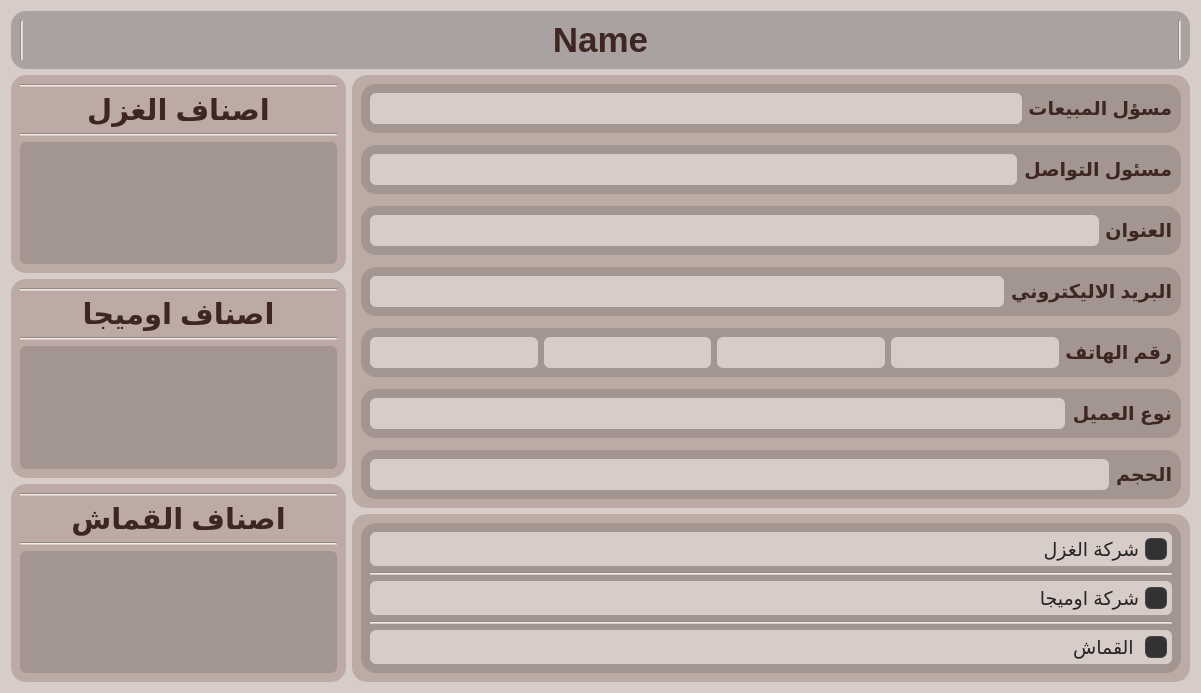
<?xml version="1.0" encoding="UTF-8"?>
<ui version="4.0">
 <class>details</class>
 <widget class="QWidget" name="details">
  <property name="geometry">
   <rect>
    <x>0</x>
    <y>0</y>
    <width>1201</width>
    <height>692</height>
   </rect>
  </property>
  <property name="windowTitle">
   <string>Details</string>
  </property>
  <property name="styleSheet">
   <string notr="true">QToolTip
{
     border: 1px solid black;
     background-color: #ffff;
     padding: 1px;
     border-radius: 3px;
	color: #0000;
     opacity: 100;
}

QWidget
{
    color: #3E2723;
    background-color: #D7CCC8;
}

QWidget:item:hover
{
   background-color: white;
}

QWidget:item:selected
{
   background-color: white;
}
QMenuBar{
	background: #BCAAA4;
}

QMenuBar::item
{
    background: #BCAAA4;
}

QMenuBar::item:selected
{
    background: transparent;
    border: 1px solid #000;
}

QMenuBar::item:pressed
{
	color: #fff;
    background: #BCAAA4;
    border: 1px solid #000;
    background-color: QLinearGradient(
        x1:0, y1:0,
        x2:0, y2:1,
        stop:1 #212121,
        stop:0.4 #343434/*,
        stop:0.2 #343434,
        stop:0.1 #ffaa00*/
    );
    margin-bottom:-1px;
    padding-bottom:1px;
}

QMenu
{
     border: 1px solid #000;
	background-color: #D7CCC8;
	color: #fff;

}

QMenu::item
{
    padding: 2px 20px 2px 20px;
}

QMenu::item:selected
{
	background-color: white;
    color:#000;
}



QWidget:disabled
{
    color: #404040;
    background-color: #323232;
}

QAbstractItemView
{
    background-color: QLinearGradient( x1: 0, y1: 0, x2: 0, y2: 1, stop: 0 #4d4d4d, stop: 0.1 #646464, stop: 1 #5d5d5d);
}

QWidget:focus
{
    /*border: 2px solid QLinearGradient( x1: 0, y1: 0, x2: 0, y2: 1, stop: 0 #ffa02f, stop: 1 #d7801a);*/
}

QLineEdit
{
   /* background-color: QLinearGradient( x1: 0, y1: 0, x2: 0, y2: 1, stop: 0 #4d4d4d, stop: 0 #646464, stop: 1 #5d5d5d);
    padding: 1px;
    border-style: solid;
    border: 1px solid #1e1e1e;
    border-radius: 5;*/

background-color: #D7CCC8;
border-width: 1px;
border-color: #1e1e1e;
border-radius: 6;
padding: 3px;
padding-left: 5px;
padding-right: 5px;
}

QPushButton
{
    color: #b1b1b1;
    background-color: QLinearGradient( x1: 0, y1: 0, x2: 0, y2: 1, stop: 0 #565656, stop: 0.1 #525252, stop: 0.5 #4e4e4e, stop: 0.9 #4a4a4a, stop: 1 #464646);
    border-width: 1px;
    border-color: #1e1e1e;
    border-style: solid;
    border-radius: 6;
    padding: 3px;
    padding-left: 5px;
    padding-right: 5px;
}

QPushButton:pressed
{
    background-color: QLinearGradient( x1: 0, y1: 0, x2: 0, y2: 1, stop: 0 #2d2d2d, stop: 0.1 #2b2b2b, stop: 0.5 #292929, stop: 0.9 #282828, stop: 1 #252525);
}

QComboBox
{
    selection-background-color: #000;
    background-color: QLinearGradient( x1: 0, y1: 0, x2: 0, y2: 1, stop: 0 #565656, stop: 0.1 #525252, stop: 0.5 #4e4e4e, stop: 0.9 #4a4a4a, stop: 1 #464646);
    border-style: solid;
    border: 1px solid #1e1e1e;
    border-radius: 5;
}

QComboBox:hover,QPushButton:hover
{
 /*   border: 2px solid QLinearGradient( x1: 0, y1: 0, x2: 0, y2: 1, stop: 0 #ffa02f, stop: 1 #d7801a);*/
}


QComboBox:on
{
    padding-top: 3px;
    padding-left: 4px;
   /* background-color: QLinearGradient( x1: 0, y1: 0, x2: 0, y2: 1, stop: 0 #2d2d2d, stop: 0.1 #2b2b2b, stop: 0.5 #292929, stop: 0.9 #282828, stop: 1 #252525);*/
    selection-background-color: #000;
}

QComboBox QAbstractItemView
{
    border: 2px solid darkgray;
   /* selection-background-color: QLinearGradient( x1: 0, y1: 0, x2: 0, y2: 1, stop: 0 #ffa02f, stop: 1 #d7801a);*/
}

QComboBox::drop-down
{
     subcontrol-origin: padding;
     subcontrol-position: top right;
     width: 15px;

     border-left-width: 0px;
     border-left-color: darkgray;
     border-left-style: solid; /* just a single line */
     border-top-right-radius: 3px; /* same radius as the QComboBox */
     border-bottom-right-radius: 3px;
 }

QComboBox::down-arrow
{

background-color: #000000 ;
color: #FFFFFF;
}

QLabel{
background-color:rgba(66,66,66,0%);
border-radius: 5px;

}

QGroupBox{
  background-color: #BCAAA4;
  border-radius:15px;

}



QGroupBox:focus
{
border: 2px solid QLinearGradient( x1: 0, y1: 0, x2: 0, y2: 1, stop: 0 #ffa02f, stop: 1 #d7801a);
}

QTextEdit:focus
{
    border: 2px solid QLinearGradient( x1: 0, y1: 0, x2: 0, y2: 1, stop: 0 #ffa02f, stop: 1 #d7801a);
}

QScrollBar:horizontal {
     border: 1px solid #222222;
     background: QLinearGradient( x1: 0, y1: 0, x2: 0, y2: 1, stop: 0.0 #121212, stop: 0.2 #282828, stop: 1 #484848);
     height: 7px;
     margin: 0px 16px 0 16px;
}

QScrollBar::handle:horizontal
{
      background: QLinearGradient( x1: 0, y1: 0, x2: 1, y2: 0, stop: 0 #ffa02f, stop: 0.5 #d7801a, stop: 1 #ffa02f);
      min-height: 20px;
      border-radius: 2px;
}

QScrollBar::add-line:horizontal {
      border: 1px solid #1b1b19;
      border-radius: 2px;
      background: QLinearGradient( x1: 0, y1: 0, x2: 1, y2: 0, stop: 0 #ffa02f, stop: 1 #d7801a);
      width: 14px;
      subcontrol-position: right;
      subcontrol-origin: margin;
}

QScrollBar::sub-line:horizontal {
      border: 1px solid #1b1b19;
      border-radius: 2px;
      background: QLinearGradient( x1: 0, y1: 0, x2: 1, y2: 0, stop: 0 #ffa02f, stop: 1 #d7801a);
      width: 14px;
     subcontrol-position: left;
     subcontrol-origin: margin;
}

QScrollBar::right-arrow:horizontal, QScrollBar::left-arrow:horizontal
{
      border: 1px solid black;
      width: 1px;
      height: 1px;
      background: white;
}

QScrollBar::add-page:horizontal, QScrollBar::sub-page:horizontal
{
      background: none;
}

QScrollBar:vertical
{
      background: QLinearGradient( x1: 0, y1: 0, x2: 1, y2: 0, stop: 0.0 #121212, stop: 0.2 #282828, stop: 1 #484848);
      width: 7px;
      margin: 16px 0 16px 0;
      border: 1px solid #222222;
}

QScrollBar::handle:vertical
{
      background: QLinearGradient( x1: 0, y1: 0, x2: 0, y2: 1, stop: 0 #ffa02f, stop: 0.5 #d7801a, stop: 1 #ffa02f);
      min-height: 20px;
      border-radius: 2px;
}

QScrollBar::add-line:vertical
{
      border: 1px solid #1b1b19;
      border-radius: 2px;
      background: QLinearGradient( x1: 0, y1: 0, x2: 0, y2: 1, stop: 0 #ffa02f, stop: 1 #d7801a);
      height: 14px;
      subcontrol-position: bottom;
      subcontrol-origin: margin;
}

QScrollBar::sub-line:vertical
{
      border: 1px solid #1b1b19;
      border-radius: 2px;
      background: QLinearGradient( x1: 0, y1: 0, x2: 0, y2: 1, stop: 0 #d7801a, stop: 1 #ffa02f);
      height: 14px;
      subcontrol-position: top;
      subcontrol-origin: margin;
}

QScrollBar::up-arrow:vertical, QScrollBar::down-arrow:vertical
{
      border: 1px solid black;
      width: 1px;
      height: 1px;
      background: white;
}


QScrollBar::add-page:vertical, QScrollBar::sub-page:vertical
{
      background: none;
}

QTextEdit
{
    background-color: #242424;
}

QPlainTextEdit
{
    background-color: #242424;
}

QHeaderView::section
{
    background-color: QLinearGradient(x1:0, y1:0, x2:0, y2:1, stop:0 #616161, stop: 0.5 #505050, stop: 0.6 #434343, stop:1 #656565);
    color: white;
    padding-left: 4px;
    border: 1px solid #6c6c6c;
}

QCheckBox:disabled
{
color: #242424;
 background-color: #D7CCC8;
}

QDockWidget::title
{
    text-align: center;
    spacing: 3px; /* spacing between items in the tool bar */
    background-color: QLinearGradient(x1:0, y1:0, x2:0, y2:1, stop:0 #323232, stop: 0.5 #242424, stop:1 #323232);
}

QDockWidget::close-button, QDockWidget::float-button
{
    text-align: center;
    spacing: 1px; /* spacing between items in the tool bar */
    background-color: QLinearGradient(x1:0, y1:0, x2:0, y2:1, stop:0 #323232, stop: 0.5 #242424, stop:1 #323232);
}

QDockWidget::close-button:hover, QDockWidget::float-button:hover
{
    background: #242424;
}

QDockWidget::close-button:pressed, QDockWidget::float-button:pressed
{
    padding: 1px -1px -1px 1px;
}

QMainWindow::separator
{
    background-color: QLinearGradient(x1:0, y1:0, x2:0, y2:1, stop:0 #161616, stop: 0.5 #151515, stop: 0.6 #212121, stop:1 #343434);
    color: white;
    padding-left: 4px;
    border: 1px solid #4c4c4c;
    spacing: 3px; /* spacing between items in the tool bar */
}

QMainWindow::separator:hover
{

    background-color: QLinearGradient(x1:0, y1:0, x2:0, y2:1, stop:0 #d7801a, stop:0.5 #b56c17 stop:1 #ffa02f);
    color: white;
    padding-left: 4px;
    border: 1px solid #6c6c6c;
    spacing: 3px; /* spacing between items in the tool bar */
}

QToolBar::handle
{
     spacing: 3px; /* spacing between items in the tool bar */
     background: url(:/images/handle.png);
}

QMenu::separator
{
    height: 2px;
    background-color: QLinearGradient(x1:0, y1:0, x2:0, y2:1, stop:0 #161616, stop: 0.5 #151515, stop: 0.6 #212121, stop:1 #343434);
    color: white;
    padding-left: 4px;
    margin-left: 10px;
    margin-right: 5px;
}


QTabBar::tab {
    color: #b1b1b1;
    border: 1px solid #444;
    border-bottom-style: none;
    background-color: #323232;
    padding-left: 10px;
    padding-right: 10px;
    padding-top: 3px;
    padding-bottom: 2px;
    margin-right: -1px;
}

QProgressBar
{
    border: 2px solid grey;
    border-radius: 5px;
    text-align: center;
}

QProgressBar::chunk
{
    background-color: #3E2723;
    width: 5px;
	border-radius: 5px;
    margin: 0.5px;
}


QTabWidget::pane {
    border: 1px solid #444;
    top: 1px;
}

QTabBar::tab:last
{
    margin-right: 0; /* the last selected tab has nothing to overlap with on the right */
    border-top-right-radius: 3px;
}

QTabBar::tab:first:!selected
{
 margin-left: 0px; /* the last selected tab has nothing to overlap with on the right */


    border-top-left-radius: 3px;
}

QTabBar::tab:!selected
{
    color: #b1b1b1;
    border-bottom-style: solid;
    margin-top: 3px;
    background-color: QLinearGradient(x1:0, y1:0, x2:0, y2:1, stop:1 #212121, stop:.4 #343434);
}

QTabBar::tab:selected
{
    border-top-left-radius: 3px;
    border-top-right-radius: 3px;
    margin-bottom: 0px;
}

QTabBar::tab:!selected:hover
{
    /*border-top: 2px solid #ffaa00;
    padding-bottom: 3px;*/
    border-top-left-radius: 3px;
    border-top-right-radius: 3px;
    background-color: QLinearGradient(x1:0, y1:0, x2:0, y2:1, stop:1 #212121, stop:0.4 #343434, stop:0.2 #343434, stop:0.1 #ffaa00);
}

QRadioButton{
background-color:rgba(66,66,66,0%);

}

QRadioButton::indicator:checked, QRadioButton::indicator:unchecked{
    color: #b1b1b1;
    background-color: #323232;
    border: 1px solid #b1b1b1;
    border-radius: 6px;
}

QRadioButton::indicator:checked
{
    background-color: qradialgradient(
        cx: 0.5, cy: 0.5,
        fx: 0.5, fy: 0.5,
        radius: 1.0,
        stop: 0.25 #ffaa00,
        stop: 0.3 #323232
    );
}

QCheckBox::indicator{
    color: #b1b1b1;
    background-color: #323232;
    border: 1px solid #b1b1b1;
    width: 20px;
    height: 20px;
	border-radius: 6;
}

QRadioButton::indicator
{
    border-radius: 6px;
}

QRadioButton::indicator:hover, QCheckBox::indicator:hover
{
    border: 1px solid #ffaa00;
}

QCheckBox
{
	border-radius: 6;
	padding:5px

}

QCheckBox::indicator:checked
{
	
    background-color: qradialgradient(
        cx: 0.5, cy: 0.5,
        fx: 0.5, fy: 0.5,
        radius: 1.0,
        stop: 0.25 #ffaa00,
        stop: 0.3 #323232
    );
}

QCheckBox::indicator:disabled, QRadioButton::indicator:disabled
{
    border: 1px solid #444;
}</string>
  </property>
  <layout class="QVBoxLayout" name="verticalLayout">
   <item>
    <widget class="QGroupBox" name="groupBox_13">
     <property name="styleSheet">
      <string notr="true">QGroupBox{
 background-color:rgba(66,66,66,30%);
}</string>
     </property>
     <property name="title">
      <string/>
     </property>
     <layout class="QHBoxLayout" name="horizontalLayout_11" stretch="0,0,0">
      <item>
       <widget class="Line" name="line_10">
        <property name="orientation">
         <enum>Qt::Vertical</enum>
        </property>
       </widget>
      </item>
      <item>
       <widget class="QLabel" name="lblName">
        <property name="font">
         <font>
          <pointsize>26</pointsize>
          <weight>75</weight>
          <bold>true</bold>
         </font>
        </property>
        <property name="text">
         <string>Name</string>
        </property>
        <property name="alignment">
         <set>Qt::AlignCenter</set>
        </property>
       </widget>
      </item>
      <item>
       <widget class="Line" name="line_26">
        <property name="orientation">
         <enum>Qt::Vertical</enum>
        </property>
       </widget>
      </item>
     </layout>
    </widget>
   </item>
   <item>
    <layout class="QHBoxLayout" name="horizontalLayout_4" stretch="2,5">
     <item>
      <layout class="QVBoxLayout" name="verticalLayout_28">
       <item>
        <widget class="QGroupBox" name="groupBox_19">
         <property name="title">
          <string/>
         </property>
         <layout class="QVBoxLayout" name="verticalLayout_11">
          <item>
           <widget class="Line" name="line_42">
            <property name="orientation">
             <enum>Qt::Horizontal</enum>
            </property>
           </widget>
          </item>
          <item>
           <widget class="QLabel" name="label_42">
            <property name="font">
             <font>
              <pointsize>22</pointsize>
              <weight>75</weight>
              <bold>true</bold>
             </font>
            </property>
            <property name="text">
             <string>اصناف الغزل</string>
            </property>
            <property name="alignment">
             <set>Qt::AlignCenter</set>
            </property>
           </widget>
          </item>
          <item>
           <widget class="Line" name="line_43">
            <property name="orientation">
             <enum>Qt::Horizontal</enum>
            </property>
           </widget>
          </item>
          <item>
           <widget class="QTableWidget" name="twYarn">
            <property name="font">
             <font>
              <pointsize>20</pointsize>
             </font>
            </property>
            <property name="styleSheet">
             <string notr="true">QTableWidget{
 background-color:rgba(66,66,66,20%);
border-radius: 6;
padding: 3px;
padding-left: 5px;
padding-right: 5px;
color: #000;
}
QTableWidget:item:hover{
	background-color: white;
	color: #000;
}

QTableWidget:item:selected
{
	background-color: white;
	color: #000;
}


</string>
            </property>
            <property name="editTriggers">
             <set>QAbstractItemView::NoEditTriggers</set>
            </property>
            <property name="tabKeyNavigation">
             <bool>false</bool>
            </property>
            <property name="showDropIndicator" stdset="0">
             <bool>false</bool>
            </property>
            <property name="dragDropOverwriteMode">
             <bool>false</bool>
            </property>
            <property name="selectionMode">
             <enum>QAbstractItemView::NoSelection</enum>
            </property>
           </widget>
          </item>
         </layout>
        </widget>
       </item>
       <item>
        <widget class="QGroupBox" name="groupBox_14">
         <property name="title">
          <string/>
         </property>
         <layout class="QVBoxLayout" name="verticalLayout_4">
          <item>
           <widget class="Line" name="line_27">
            <property name="orientation">
             <enum>Qt::Horizontal</enum>
            </property>
           </widget>
          </item>
          <item>
           <widget class="QLabel" name="label_17">
            <property name="font">
             <font>
              <pointsize>22</pointsize>
              <weight>75</weight>
              <bold>true</bold>
             </font>
            </property>
            <property name="text">
             <string>اصناف اوميجا</string>
            </property>
            <property name="alignment">
             <set>Qt::AlignCenter</set>
            </property>
           </widget>
          </item>
          <item>
           <widget class="Line" name="line_28">
            <property name="orientation">
             <enum>Qt::Horizontal</enum>
            </property>
           </widget>
          </item>
          <item>
           <widget class="QTableWidget" name="twOmega">
            <property name="font">
             <font>
              <pointsize>20</pointsize>
             </font>
            </property>
            <property name="styleSheet">
             <string notr="true">QTableWidget{
 background-color:rgba(66,66,66,20%);
border-radius: 6;
padding: 3px;
padding-left: 5px;
padding-right: 5px;
color: #000;
}
QTableWidget:item:hover{
	background-color: white;
	color: #000;
}

QTableWidget:item:selected
{
	background-color: white;
	color: #000;
}


</string>
            </property>
            <property name="editTriggers">
             <set>QAbstractItemView::NoEditTriggers</set>
            </property>
            <property name="tabKeyNavigation">
             <bool>false</bool>
            </property>
            <property name="showDropIndicator" stdset="0">
             <bool>false</bool>
            </property>
            <property name="dragDropOverwriteMode">
             <bool>false</bool>
            </property>
            <property name="selectionMode">
             <enum>QAbstractItemView::NoSelection</enum>
            </property>
           </widget>
          </item>
         </layout>
        </widget>
       </item>
       <item>
        <widget class="QGroupBox" name="groupBox_15">
         <property name="title">
          <string/>
         </property>
         <layout class="QVBoxLayout" name="verticalLayout_10">
          <item>
           <widget class="Line" name="line_40">
            <property name="orientation">
             <enum>Qt::Horizontal</enum>
            </property>
           </widget>
          </item>
          <item>
           <widget class="QLabel" name="label_41">
            <property name="font">
             <font>
              <pointsize>22</pointsize>
              <weight>75</weight>
              <bold>true</bold>
             </font>
            </property>
            <property name="text">
             <string>اصناف القماش</string>
            </property>
            <property name="alignment">
             <set>Qt::AlignCenter</set>
            </property>
           </widget>
          </item>
          <item>
           <widget class="Line" name="line_41">
            <property name="orientation">
             <enum>Qt::Horizontal</enum>
            </property>
           </widget>
          </item>
          <item>
           <widget class="QTableWidget" name="twCloth">
            <property name="font">
             <font>
              <pointsize>20</pointsize>
             </font>
            </property>
            <property name="styleSheet">
             <string notr="true">QTableWidget{
 background-color:rgba(66,66,66,20%);
border-radius: 6;
padding: 3px;
padding-left: 5px;
padding-right: 5px;
color: #000;
}
QTableWidget:item:hover{
	background-color: white;
	color: #000;
}

QTableWidget:item:selected
{
	background-color: white;
	color: #000;
}


</string>
            </property>
            <property name="editTriggers">
             <set>QAbstractItemView::NoEditTriggers</set>
            </property>
            <property name="tabKeyNavigation">
             <bool>false</bool>
            </property>
            <property name="showDropIndicator" stdset="0">
             <bool>false</bool>
            </property>
            <property name="dragDropOverwriteMode">
             <bool>false</bool>
            </property>
            <property name="selectionMode">
             <enum>QAbstractItemView::NoSelection</enum>
            </property>
           </widget>
          </item>
         </layout>
        </widget>
       </item>
      </layout>
     </item>
     <item>
      <layout class="QVBoxLayout" name="verticalLayout_27">
       <item>
        <widget class="QGroupBox" name="groupBox_54">
         <property name="title">
          <string/>
         </property>
         <layout class="QVBoxLayout" name="verticalLayout_5" stretch="1,0,0,0,1,0,0">
          <property name="spacing">
           <number>12</number>
          </property>
          <item>
           <widget class="QGroupBox" name="groupBox_4">
            <property name="styleSheet">
             <string notr="true">QGroupBox{
 background-color:rgba(66,66,66,20%);
}</string>
            </property>
            <property name="title">
             <string/>
            </property>
            <layout class="QHBoxLayout" name="horizontalLayout_3">
             <item>
              <widget class="QLineEdit" name="txtSlaesP">
               <property name="enabled">
                <bool>true</bool>
               </property>
               <property name="font">
                <font>
                 <pointsize>14</pointsize>
                </font>
               </property>
               <property name="readOnly">
                <bool>true</bool>
               </property>
              </widget>
             </item>
             <item>
              <widget class="QLabel" name="label_9">
               <property name="font">
                <font>
                 <pointsize>14</pointsize>
                 <weight>75</weight>
                 <bold>true</bold>
                </font>
               </property>
               <property name="text">
                <string>مسؤل المبيعات</string>
               </property>
              </widget>
             </item>
            </layout>
           </widget>
          </item>
          <item>
           <widget class="QGroupBox" name="groupBox_20">
            <property name="styleSheet">
             <string notr="true">QGroupBox{
 background-color:rgba(66,66,66,20%);
}</string>
            </property>
            <property name="title">
             <string/>
            </property>
            <layout class="QHBoxLayout" name="horizontalLayout_8">
             <item>
              <widget class="QLineEdit" name="txtAdmin">
               <property name="font">
                <font>
                 <pointsize>14</pointsize>
                </font>
               </property>
               <property name="readOnly">
                <bool>true</bool>
               </property>
              </widget>
             </item>
             <item>
              <widget class="QLabel" name="label_22">
               <property name="font">
                <font>
                 <pointsize>14</pointsize>
                 <weight>75</weight>
                 <bold>true</bold>
                </font>
               </property>
               <property name="text">
                <string>مسئول التواصل</string>
               </property>
              </widget>
             </item>
            </layout>
           </widget>
          </item>
          <item>
           <widget class="QGroupBox" name="groupBox_42">
            <property name="styleSheet">
             <string notr="true">QGroupBox{
 background-color:rgba(66,66,66,20%);
}</string>
            </property>
            <property name="title">
             <string/>
            </property>
            <layout class="QHBoxLayout" name="horizontalLayout_9">
             <item>
              <widget class="QLineEdit" name="txtAdrress">
               <property name="font">
                <font>
                 <pointsize>14</pointsize>
                </font>
               </property>
               <property name="readOnly">
                <bool>true</bool>
               </property>
              </widget>
             </item>
             <item>
              <widget class="QLabel" name="label_14">
               <property name="font">
                <font>
                 <pointsize>14</pointsize>
                 <weight>75</weight>
                 <bold>true</bold>
                </font>
               </property>
               <property name="text">
                <string>العنوان</string>
               </property>
              </widget>
             </item>
            </layout>
           </widget>
          </item>
          <item>
           <widget class="QGroupBox" name="groupBox_44">
            <property name="styleSheet">
             <string notr="true">QGroupBox{
 background-color:rgba(66,66,66,20%);
}</string>
            </property>
            <property name="title">
             <string/>
            </property>
            <layout class="QHBoxLayout" name="horizontalLayout_15">
             <item>
              <widget class="QLineEdit" name="txtMail">
               <property name="font">
                <font>
                 <pointsize>14</pointsize>
                </font>
               </property>
               <property name="readOnly">
                <bool>true</bool>
               </property>
              </widget>
             </item>
             <item>
              <widget class="QLabel" name="label_20">
               <property name="font">
                <font>
                 <pointsize>14</pointsize>
                 <weight>75</weight>
                 <bold>true</bold>
                </font>
               </property>
               <property name="text">
                <string>البريد الاليكتروني</string>
               </property>
              </widget>
             </item>
            </layout>
           </widget>
          </item>
          <item>
           <widget class="QGroupBox" name="groupBox_41">
            <property name="styleSheet">
             <string notr="true">QGroupBox{
 background-color:rgba(66,66,66,20%);
}</string>
            </property>
            <property name="title">
             <string/>
            </property>
            <layout class="QHBoxLayout" name="horizontalLayout_5">
             <item>
              <widget class="QLineEdit" name="txtPhone4">
               <property name="font">
                <font>
                 <pointsize>14</pointsize>
                </font>
               </property>
               <property name="alignment">
                <set>Qt::AlignJustify|Qt::AlignVCenter</set>
               </property>
               <property name="readOnly">
                <bool>true</bool>
               </property>
              </widget>
             </item>
             <item>
              <widget class="QLineEdit" name="txtPhone3">
               <property name="font">
                <font>
                 <pointsize>14</pointsize>
                </font>
               </property>
               <property name="alignment">
                <set>Qt::AlignJustify|Qt::AlignVCenter</set>
               </property>
               <property name="readOnly">
                <bool>true</bool>
               </property>
              </widget>
             </item>
             <item>
              <widget class="QLineEdit" name="txtPhone2">
               <property name="font">
                <font>
                 <pointsize>14</pointsize>
                </font>
               </property>
               <property name="alignment">
                <set>Qt::AlignJustify|Qt::AlignVCenter</set>
               </property>
               <property name="readOnly">
                <bool>true</bool>
               </property>
              </widget>
             </item>
             <item>
              <widget class="QLineEdit" name="txtPhone1">
               <property name="font">
                <font>
                 <pointsize>14</pointsize>
                </font>
               </property>
               <property name="alignment">
                <set>Qt::AlignJustify|Qt::AlignVCenter</set>
               </property>
              </widget>
             </item>
             <item>
              <widget class="QLabel" name="label_11">
               <property name="font">
                <font>
                 <pointsize>14</pointsize>
                 <weight>75</weight>
                 <bold>true</bold>
                </font>
               </property>
               <property name="text">
                <string>رقم الهاتف</string>
               </property>
              </widget>
             </item>
            </layout>
           </widget>
          </item>
          <item>
           <widget class="QGroupBox" name="groupBox_52">
            <property name="styleSheet">
             <string notr="true">QGroupBox{
 background-color:rgba(66,66,66,20%);
}</string>
            </property>
            <property name="title">
             <string/>
            </property>
            <layout class="QHBoxLayout" name="horizontalLayout_38">
             <item>
              <widget class="QLineEdit" name="txtCustType">
               <property name="font">
                <font>
                 <pointsize>14</pointsize>
                </font>
               </property>
               <property name="readOnly">
                <bool>true</bool>
               </property>
              </widget>
             </item>
             <item>
              <widget class="QLabel" name="label_40">
               <property name="font">
                <font>
                 <pointsize>14</pointsize>
                 <weight>75</weight>
                 <bold>true</bold>
                </font>
               </property>
               <property name="text">
                <string>نوع العميل</string>
               </property>
              </widget>
             </item>
            </layout>
           </widget>
          </item>
          <item>
           <widget class="QGroupBox" name="groupBox_25">
            <property name="styleSheet">
             <string notr="true">QGroupBox{
 background-color:rgba(66,66,66,20%);
}</string>
            </property>
            <property name="title">
             <string/>
            </property>
            <layout class="QHBoxLayout" name="horizontalLayout_17">
             <item>
              <widget class="QLineEdit" name="txtSize">
               <property name="font">
                <font>
                 <pointsize>14</pointsize>
                </font>
               </property>
               <property name="readOnly">
                <bool>true</bool>
               </property>
              </widget>
             </item>
             <item>
              <widget class="QLabel" name="label_24">
               <property name="font">
                <font>
                 <pointsize>14</pointsize>
                 <weight>75</weight>
                 <bold>true</bold>
                </font>
               </property>
               <property name="text">
                <string>الحجم</string>
               </property>
              </widget>
             </item>
            </layout>
           </widget>
          </item>
         </layout>
        </widget>
       </item>
       <item>
        <widget class="QGroupBox" name="groupBox_16">
         <property name="title">
          <string/>
         </property>
         <layout class="QVBoxLayout" name="verticalLayout_12">
          <item>
           <widget class="QGroupBox" name="groupBox_24">
            <property name="layoutDirection">
             <enum>Qt::RightToLeft</enum>
            </property>
            <property name="styleSheet">
             <string notr="true">QGroupBox{
 background-color:rgba(66,66,66,20%);
}</string>
            </property>
            <property name="title">
             <string/>
            </property>
            <layout class="QVBoxLayout" name="verticalLayout_9" stretch="0,0,0,0,0">
             <item>
              <widget class="QCheckBox" name="cbYarn">
               <property name="enabled">
                <bool>false</bool>
               </property>
               <property name="sizePolicy">
                <sizepolicy hsizetype="Minimum" vsizetype="Fixed">
                 <horstretch>0</horstretch>
                 <verstretch>0</verstretch>
                </sizepolicy>
               </property>
               <property name="font">
                <font>
                 <pointsize>14</pointsize>
                </font>
               </property>
               <property name="text">
                <string>شركة الغزل</string>
               </property>
               <property name="checkable">
                <bool>true</bool>
               </property>
              </widget>
             </item>
             <item>
              <widget class="Line" name="line_4">
               <property name="orientation">
                <enum>Qt::Horizontal</enum>
               </property>
              </widget>
             </item>
             <item>
              <widget class="QCheckBox" name="cbOmega">
               <property name="enabled">
                <bool>false</bool>
               </property>
               <property name="sizePolicy">
                <sizepolicy hsizetype="Minimum" vsizetype="Fixed">
                 <horstretch>0</horstretch>
                 <verstretch>0</verstretch>
                </sizepolicy>
               </property>
               <property name="font">
                <font>
                 <pointsize>14</pointsize>
                </font>
               </property>
               <property name="text">
                <string>شركة اوميجا</string>
               </property>
               <property name="checkable">
                <bool>true</bool>
               </property>
              </widget>
             </item>
             <item>
              <widget class="Line" name="line_6">
               <property name="orientation">
                <enum>Qt::Horizontal</enum>
               </property>
              </widget>
             </item>
             <item>
              <widget class="QCheckBox" name="cbCloth">
               <property name="enabled">
                <bool>false</bool>
               </property>
               <property name="sizePolicy">
                <sizepolicy hsizetype="Minimum" vsizetype="Fixed">
                 <horstretch>0</horstretch>
                 <verstretch>0</verstretch>
                </sizepolicy>
               </property>
               <property name="font">
                <font>
                 <pointsize>14</pointsize>
                </font>
               </property>
               <property name="styleSheet">
                <string notr="true"/>
               </property>
               <property name="text">
                <string>القماش </string>
               </property>
               <property name="iconSize">
                <size>
                 <width>50</width>
                 <height>50</height>
                </size>
               </property>
               <property name="checkable">
                <bool>true</bool>
               </property>
              </widget>
             </item>
            </layout>
           </widget>
          </item>
         </layout>
        </widget>
       </item>
      </layout>
     </item>
    </layout>
   </item>
  </layout>
 </widget>
 <resources/>
 <connections/>
</ui>
